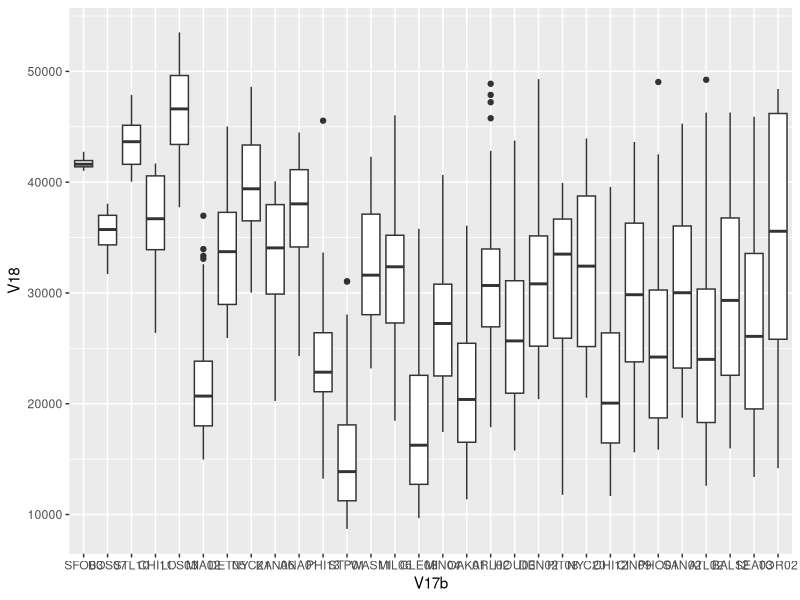
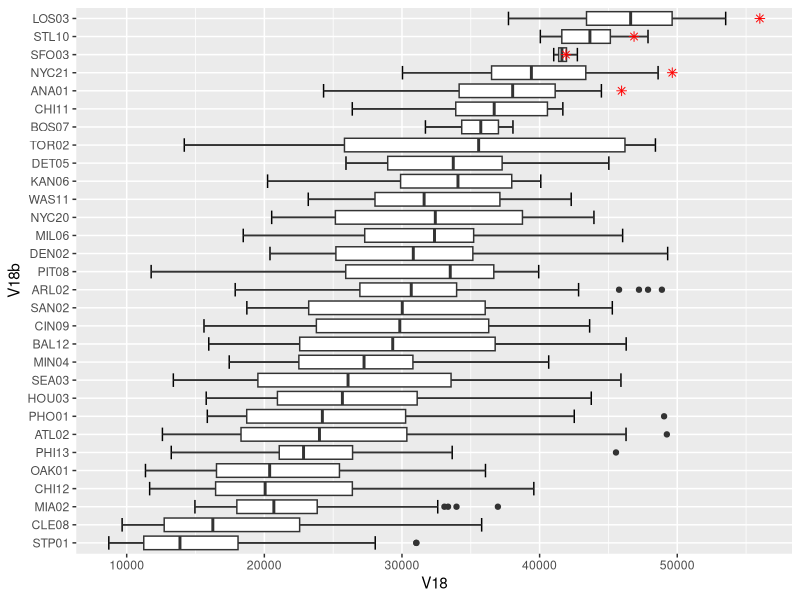

Generate these figures, in order, with R:
library(ggplot2)

gl <- read.csv("GL2015.TXT",header=FALSE)

# impute the data!
gl <- gl[gl$V18!=0,] # omit records where attendance = 0
gl <- gl[!is.na(gl$V18),] # omit records where attendance = NA

# get unique list of venue IDs:
venues <- unique(gl[,'V17'])
print(sprintf("There are %d venues.",length(venues)))

# Show number of games played at each venue:
table(gl[,'V17'])

# ~~~~~~~~~~~~~~

# Get a list of venue IDs sorted by standard deviation:
venues_by_sd <- sort(sqrt(c(by(gl$V18,gl$V17,var))))
venues_by_tot_att <- sort(c(by(gl$V18,gl$V17,sum)))


# Create new venue column whose natural ordering is the standard deviation
gl$V17b <- factor(gl$V17,levels=names(venues_by_sd))

# boxplot: attendance by venue
ggplot(gl,aes(V17b,V18)) + geom_boxplot()

# Create new venue column whose natural ordering is the total attendance for
# the whole season
gl$V18b <- factor(gl$V17,levels=names(venues_by_tot_att))

# boxplot: attendance by total attendance
ggplot(gl,aes(V18b,V18)) +
  stat_boxplot(geom='errorbar') +
  geom_boxplot() +
  coord_flip() +
  # Dodger Stadium (Los Angeles)
  annotate(geom="point", x=30, y=56000, color="red", shape=8, size=2) +
  # Busch Stadium (St Louis)
  annotate(geom="point", x=29, y=46861, color="red", shape=8, size=2) +
  # AT&T Park (San Francisco)
  annotate(geom="point", x=28, y=41915, color="red", shape=8, size=2) +
  # Yankee Stadium (New York)
  annotate(geom="point", x=27, y=49638, color="red", shape=8, size=2) +
  # Angel Stadium of Anaheim
  annotate(geom="point", x=26, y=45957, color="red", shape=8, size=2)









